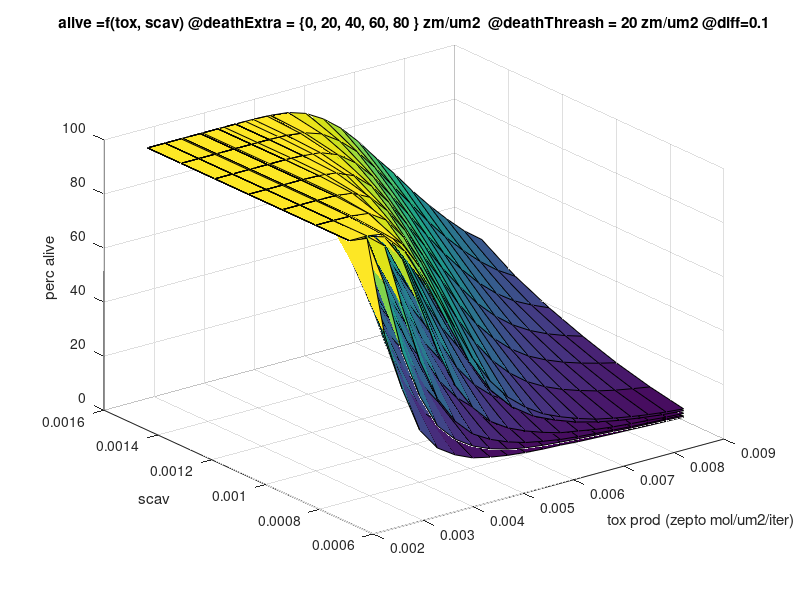

MATLAB code for this plot:
%%
% all diff rates = 0.1
% on death extra = 60 zepto/um2
% on death threashold = 20 zepto/um2
% insult = 0
% detox extra = 0.001
z= [
 100.00%
100.00%
100.00%
100.00%
100.00%
100.00%
100.00%
99.10%
100.00%
100.00%
100.00%
100.00%
100.00%
100.00%
80.50%
99.40%
100.00%
100.00%
100.00%
100.00%
100.00%
53.40%
90.70%
99.60%
100.00%
100.00%
100.00%
100.00%
35.40%
64.80%
95.10%
99.70%
100.00%
100.00%
100.00%
22.70%
45.30%
74.50%
96.00%
99.80%
100.00%
100.00%
16.00%
30.70%
54.20%
82.50%
97.00%
99.80%
100.00%
11.70%
22.00%
40.20%
63.00%
87.20%
97.50%
99.70%
8.90%
16.60%
29.30%
47.50%
70.30%
89.30%
97.70%
7.00%
12.80%
21.40%
35.60%
55.20%
77.60%
91.70%
5.70%
10.20%
16.90%
27.80%
42.50%
63.30%
81.90%
4.90%
8.50%
13.70%
21.20%
33.30%
49.30%
68.90%
4.30%
7.10%
11.40%
17.20%
26.70%
38.90%
56.00%
3.80%
6.00%
9.60%
14.30%
21.10%
31.50%
44.60%
3.40%
5.30%
8.30%
12.50%
17.70%
25.90%
36.40%
3.00%
4.70%
7.20%
10.80%
14.90%
21.10%
30.20%
2.50%
4.10%
6.20%
9.00%
12.80%
17.30%
24.20%
2.20%
3.70%
5.30%
7.70%
11.00%
14.60%
19.40%
1.90%
3.20%
4.60%
6.80%
9.60%
12.80%
16.40%
1.50%
2.70%
4.10%
5.90%
8.20%
11.30%
14.50%
];


xdimsize = 20;
ydimsize = 7;


x = linspace(0.00233,0.009, xdimsize);
y = linspace(0.00075, 0.0015,ydimsize);

[X,Y]=meshgrid(x,y);
figure; surf(X, Y ,reshape(z, [ydimsize xdimsize]));
xlabel('tox prod (zepto mol/um2/iter)'); ylabel('scav'); zlabel('perc alive');
title('alive =f(tox, scav) @deathExtra = \{0, 20, 40, 60, 80 \} zm/um2  @deathThreash = 20 zm/um2 @diff=0.1');


%%
% all diff rates = 0.1
% on death extra = 0 
% on death threashold = 20 zepto/um2
% insult = 0
% detox extra = 0.001


z = [
    98.80%
100.00%
100.00%
100.00%
100.00%
100.00%
100.00%
90.70%
98.40%
99.90%
100.00%
100.00%
100.00%
100.00%
76.00%
90.90%
97.90%
99.70%
100.00%
100.00%
100.00%
59.70%
77.80%
90.80%
97.30%
99.40%
99.90%
100.00%
43.40%
63.60%
79.20%
90.50%
96.60%
99.10%
99.80%
30.70%
48.20%
65.90%
80.00%
90.10%
96.00%
98.70%
22.30%
35.90%
52.20%
67.80%
80.40%
89.60%
95.40%
16.70%
26.70%
40.60%
56.00%
69.30%
80.70%
89.00%
13.10%
20.30%
30.90%
44.40%
57.80%
70.30%
80.80%
10.20%
16.20%
24.00%
34.80%
47.30%
60.20%
71.30%
8.10%
13.10%
19.20%
27.40%
38.40%
49.80%
61.70%
6.50%
10.60%
15.70%
22.20%
30.70%
41.40%
52.10%
5.30%
8.60%
13.10%
18.40%
25.10%
33.80%
43.90%
4.30%
7.10%
10.80%
15.40%
20.80%
27.80%
36.40%
3.60%
6.00%
9.10%
13.00%
17.60%
23.30%
30.50%

];


xdimsize = 15;
ydimsize = 7;

x = linspace(0.003, 0.009,xdimsize);
y = linspace(0.00075,0.0015, ydimsize);
[X,Y]=meshgrid(x,y);
Z = reshape(z, [ydimsize xdimsize]);
hold on; surf(X, Y , Z); hold off
%xlabel('tox'); ylabel('scav'); zlabel('perc alive');
%title('alive =f(tox, scav) @deathExtra = 0  @deathThreash = 2');

%%
% res = 5 pix/um
% all diff rates = 0.1
% on death extra = 0 
% on death threashold = 20 zepto/um2
% insult = 0
% detox extra = 0.001

z = [
100.00%
100.00%
100.00%
100.00%
100.00%
100.00%
100.00%
100.00%
100.00%
100.00%
100.00%
100.00%
100.00%
100.00%
99.00%
99.90%
100.00%
100.00%
100.00%
100.00%
100.00%
93.60%
99.10%
99.90%
100.00%
100.00%
100.00%
100.00%
83.20%
94.90%
99.10%
99.90%
100.00%
100.00%
100.00%
70.10%
86.80%
95.80%
99.10%
99.80%
100.00%
100.00%
57.30%
75.70%
89.00%
96.30%
99.10%
99.80%
99.90%
44.30%
63.90%
80.00%
90.70%
96.60%
99.00%
99.70%
34.00%
51.80%
69.10%
82.80%
91.80%
96.80%
99.00%
26.30%
41.20%
58.70%
73.20%
85.00%
92.50%
96.90%
20.80%
32.50%
47.90%
63.50%
76.40%
86.70%
93.10%
16.60%
26.00%
38.70%
53.50%
67.60%
79.20%
87.90%
13.70%
21.00%
31.40%
44.70%
58.40%
70.70%
81.10%
11.30%
17.40%
25.60%
36.80%
49.70%
62.50%
73.30%
9.30%
14.60%
21.20%
30.40%
42.00%
54.10%
66.00%
7.90%
12.40%
18.00%
25.30%
35.10%
46.50%
58.00%
6.70%
10.50%
15.40%
21.40%
29.40%
39.70%
50.60%
5.70%
9.00%
13.30%
18.40%
24.90%
33.70%
43.80%
4.90%
7.80%
11.50%
16.00%
21.60%
28.70%
37.60%
4.30%
6.70%
9.90%
14.00%
18.80%
24.70%
32.60%

];



xdimsize = 20;
ydimsize = 7;

x = linspace(0.00233, 0.009,xdimsize);
y = linspace(0.00075,0.0015, ydimsize);
[X,Y]=meshgrid(x,y);
Z = reshape(z, [ydimsize xdimsize]);
hold on; surf(X, Y , Z); hold off
%xlabel('tox'); ylabel('scav'); zlabel('perc alive');
%title('alive =f(tox, scav) @deathExtra = 0  @deathThreash = 2');


%%
% res = 5 pix/um
% all diff rates = 0.1
% on death extra = 20 zepto mol /um2 
% on death threashold = 20 zepto mol/um2
% insult = 0
% detox extra = 0.001

z = [
100.00%
100.00%
100.00%
100.00%
100.00%
100.00%
100.00%
99.90%
100.00%
100.00%
100.00%
100.00%
100.00%
100.00%
97.90%
99.90%
100.00%
100.00%
100.00%
100.00%
100.00%
88.00%
98.40%
99.90%
100.00%
100.00%
100.00%
100.00%
69.30%
91.50%
98.60%
99.80%
100.00%
100.00%
100.00%
50.40%
77.00%
93.40%
98.60%
99.80%
100.00%
100.00%
36.00%
59.90%
82.20%
94.20%
98.70%
99.70%
99.90%
26.00%
44.90%
67.60%
85.70%
94.90%
98.60%
99.60%
19.10%
33.40%
53.40%
73.70%
88.10%
95.40%
98.60%
14.90%
25.20%
41.20%
60.30%
77.90%
89.60%
95.70%
12.00%
19.40%
31.70%
48.20%
65.90%
81.20%
90.80%
9.70%
15.60%
24.70%
37.90%
54.40%
70.60%
83.50%
7.80%
13.00%
19.90%
30.30%
44.40%
59.80%
73.90%
6.70%
10.90%
16.40%
24.20%
35.70%
49.80%
64.30%
5.50%
9.10%
13.90%
20.00%
29.10%
41.10%
54.70%
4.70%
7.70%
11.90%
16.90%
23.90%
33.90%
46.30%
4.10%
6.80%
10.30%
14.60%
20.20%
28.00%
38.50%
3.60%
5.80%
8.80%
12.70%
17.40%
23.80%
32.30%
3.00%
5.00%
7.60%
11.20%
15.10%
20.30%
27.30%
2.60%
4.40%
6.80%
9.80%
13.40%
17.70%
23.50%


];



xdimsize = 20;
ydimsize = 7;

x = linspace(0.00233, 0.009,xdimsize);
y = linspace(0.00075,0.0015, ydimsize);
[X,Y]=meshgrid(x,y);
Z = reshape(z, [ydimsize xdimsize]);
hold on; surf(X, Y , Z); hold off
%xlabel('tox'); ylabel('scav'); zlabel('perc alive');
%title('alive =f(tox, scav) @deathExtra = 0  @deathThreash = 2');


%%
% res = 5 pix/um
% all diff rates = 0.1
% on death extra = 40 zepto mol /um2 
% on death threashold = 20 zepto mol/um2
% insult = 0
% detox extra = 0.001

z = [

100.00%
100.00%
100.00%
100.00%
100.00%
100.00%
100.00%
99.90%
100.00%
100.00%
100.00%
100.00%
100.00%
100.00%
94.60%
99.90%
100.00%
100.00%
100.00%
100.00%
100.00%
70.50%
96.20%
99.80%
100.00%
100.00%
100.00%
100.00%
48.50%
80.30%
97.00%
99.70%
100.00%
100.00%
100.00%
32.80%
58.80%
86.50%
97.50%
99.70%
100.00%
100.00%
22.70%
41.80%
67.70%
90.00%
97.70%
99.60%
99.90%
16.20%
30.20%
50.60%
75.30%
91.40%
97.80%
99.60%
12.40%
22.20%
37.40%
58.90%
79.80%
92.80%
97.90%
9.70%
16.50%
28.60%
44.40%
65.40%
83.40%
93.50%
7.70%
13.30%
21.30%
34.30%
51.30%
70.70%
85.60%
6.40%
10.90%
16.80%
27.40%
40.40%
57.60%
75.00%
5.30%
8.90%
14.00%
20.90%
32.20%
45.90%
63.00%
4.60%
7.50%
11.80%
17.20%
26.00%
37.30%
52.00%
4.00%
6.60%
10.10%
14.60%
20.90%
30.50%
42.00%
3.50%
5.50%
8.60%
12.60%
17.40%
24.90%
34.90%
3.00%
4.80%
7.40%
11.00%
15.10%
20.80%
28.90%
2.60%
4.40%
6.70%
9.60%
13.30%
17.60%
24.30%
2.30%
3.80%
5.70%
8.30%
11.70%
15.50%
20.70%
2.10%
3.40%
5.00%
7.40%
10.50%
13.90%
17.90%
];



xdimsize = 20;
ydimsize = 7;

x = linspace(0.00233, 0.009,xdimsize);
y = linspace(0.00075,0.0015, ydimsize);
[X,Y]=meshgrid(x,y);
Z = reshape(z, [ydimsize xdimsize]);
hold on; surf(X, Y , Z); hold off
%xlabel('tox'); ylabel('scav'); zlabel('perc alive');
%title('alive =f(tox, scav) @deathExtra = 0  @deathThreash = 2');


%%
% res = 5 pix/um
% all diff rates = 0.1
% on death extra = 80 zepto mol /um2 
% on death threashold = 20 zepto mol/um2
% insult = 0
% detox extra = 0.001

z = [

100.00%
100.00%
100.00%
100.00%
100.00%
100.00%
100.00%
99.30%
100.00%
100.00%
100.00%
100.00%
100.00%
100.00%
61.70%
99.20%
100.00%
100.00%
100.00%
100.00%
100.00%
39.80%
69.50%
99.10%
100.00%
100.00%
100.00%
100.00%
22.80%
48.50%
77.00%
98.90%
100.00%
100.00%
100.00%
14.50%
33.00%
56.50%
83.90%
98.90%
100.00%
100.00%
10.20%
20.60%
40.20%
62.80%
89.80%
98.90%
99.90%
7.30%
14.80%
27.20%
47.00%
70.00%
91.90%
98.80%
5.80%
11.00%
19.70%
33.80%
53.80%
76.10%
94.30%
4.70%
8.40%
14.60%
25.00%
40.10%
59.10%
81.60%
4.00%
6.80%
11.40%
18.90%
29.90%
46.20%
64.50%
3.50%
5.70%
9.30%
15.00%
23.30%
34.60%
51.50%
3.20%
4.90%
7.90%
12.10%
18.30%
27.90%
40.10%
2.70%
4.30%
6.70%
10.00%
15.10%
22.50%
31.80%
2.40%
3.80%
5.70%
8.60%
12.50%
18.20%
26.20%
2.10%
3.50%
5.10%
7.60%
10.80%
15.10%
21.60%
1.90%
3.20%
4.60%
6.70%
9.40%
13.10%
18.00%
1.60%
2.80%
4.10%
5.90%
8.20%
11.40%
15.40%
1.40%
2.40%
3.80%
5.20%
7.40%
10.10%
13.40%
1.20%
2.20%
3.50%
4.80%
6.70%
9.00%
12.00%

];



xdimsize = 20;
ydimsize = 7;

x = linspace(0.00233, 0.009,xdimsize);
y = linspace(0.00075,0.0015, ydimsize);
[X,Y]=meshgrid(x,y);
Z = reshape(z, [ydimsize xdimsize]);
hold on; surf(X, Y , Z); hold off
%xlabel('tox'); ylabel('scav'); zlabel('perc alive');
%title('alive =f(tox, scav) @deathExtra = 0  @deathThreash = 2');



